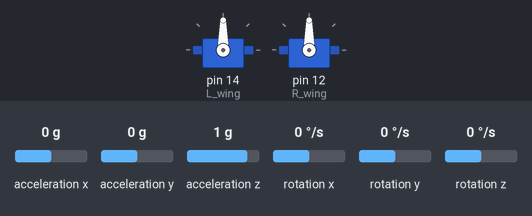
A sketch run on a simulated Arduino Uno, built with avr-gcc and run on an emulated ATmega328P. Shown: 2 × servo. The inputs (shaded band) are chosen by the test bench; at power-on: acceleration x 0 g, acceleration z 1 g, acceleration y 0 g, rotation x 0 °/s, rotation y 0 °/s, rotation z 0 °/s.

Above: at 2.2 s.
2.3 s: acceleration x set to 0.2 g
At 2.44 s:
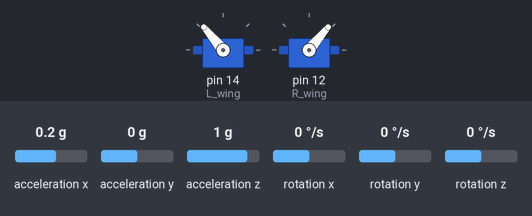
5.3 s: acceleration z set to 0.1 g
6.8 s: acceleration z set to -0.2 g
At 6.94 s:
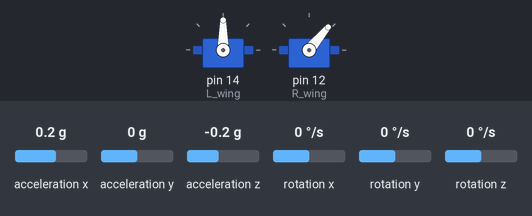
9.8 s: acceleration x set to 0 g
At 10.32 s:
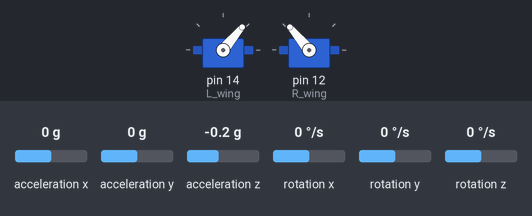
12.8 s: acceleration y set to -1.4 g
Timing chart, 0 to 16.8 s (numbered marks = the images above; inputs shaded):
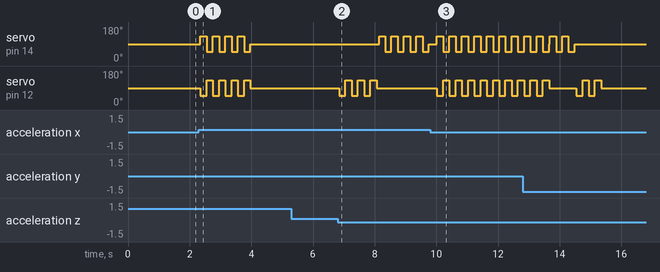

Measured:
- the behaviour switches between 0 and 0.1 g on acceleration x (found by bisection; images 0 and 1)
- the behaviour switches between 0 and -0.1 g on acceleration z (found by bisection; images 1 and 2)
- after the input at 2.3 s, servo on pin 14 (L_wing): 90° → 130° after 0.05 s, then repeats every 0.40 s: 50° 0.20 s, 130° 0.20 s, until it stays 90° from 4.0 s; servo on pin 12 (R_wing): 90° → 50° after 0.05 s, then repeats every 0.40 s: 130° 0.20 s, 50° 0.20 s, until it stays 90° from 4.0 s
- after the input at 5.3 s, every drawn part: stays the same
- after the input at 6.8 s, servo on pin 14 (L_wing): 90° → 130° after 1.3 s, then repeats every 0.40 s: 50° 0.20 s, 130° 0.20 s; servo on pin 12 (R_wing): 90° → 50° after 0.05 s, then repeats every 0.40 s: 130° 0.20 s, 50° 0.20 s, until it stays 90° from 8.1 s
- after the input at 9.8 s, servo on pin 14 (L_wing), servo on pin 12 (R_wing): alternates 130° for 0.20 s and 50° for 0.20 s, starting after 0.22 s

The sketch:

ESP_Anglewing.ino
```cpp
#include "I2Cdev.h"
#include "MPU6050.h"
#include "Wire.h"
#include <Servo.h>

Servo L_wing;
Servo R_wing;

MPU6050 accelgyro;
#define OUTPUT_READABLE_ACCELGYRO

int16_t ax, ay, az;
int16_t gx, gy, gz;
float p_angle, r_angle, rollAcc, pitchAcc, gyroXrate;
float P_CompCoeff = 0.95;
unsigned long time_prev;

void readMPU();
void wing_swing();

void setup() {
  Wire.begin();
  Serial.begin(38400);

  accelgyro.initialize();

  L_wing.attach(14);
  R_wing.attach(12);
  delay(1000);
    readMPU();

}

void loop() {
  readMPU();

  L_wing.write(90); //center
  R_wing.write(90); //center

  //  L_wing.write(130); //forward
  //  R_wing.write(50); //forward
  //  L_wing.write(50); //backward
  //  R_wing.write(130); //backward

  while (p_angle > 20 && p_angle < 30 ) {
    readMPU();
    L_wing.write(130);
    R_wing.write(50);
    delay(200);
    L_wing.write(50);
    R_wing.write(130);
    delay(200);
  }
  while (r_angle > 100 && r_angle < 110) {
    readMPU();
    L_wing.write(130);
    R_wing.write(90);
    delay(200);
    L_wing.write(50);
    R_wing.write(90);
    delay(200);
  }
  while (r_angle > 40 && r_angle < 50) {
    readMPU();
    L_wing.write(90);
    R_wing.write(50);
    delay(200);
    L_wing.write(90);
    R_wing.write(130);
    delay(200);
  }
}

void readMPU()  {
  unsigned long time_now = millis();
  if (time_now - time_prev >= 10)
  {
    time_prev = time_now;
    accelgyro.getMotion6(&ax, &ay, &az, &gx, &gy, &gz);

    p_angle += (((float)gz / 16.4f) * (-0.01f));
    float pitchAcc = atan2(ax, ay) * RAD_TO_DEG; //(float)22/7; //RAD_TO_DEG
    p_angle = P_CompCoeff * p_angle + (1.0f - P_CompCoeff) * pitchAcc;

    r_angle += ((gx / 16.4f) * (0.01f));
    float rollAcc = atan2(ay, az) * RAD_TO_DEG;
    r_angle = P_CompCoeff * r_angle + (1.0f - P_CompCoeff) * rollAcc;

//    Serial.print(r_angle);
//    Serial.print("\t");
//    Serial.println(p_angle);
  }
}
void wing_swing()  {
  L_wing.write(0);
  R_wing.write(0);
}
void wing_Lswing()  {
  L_wing.write(0);
  R_wing.write(0);
}
void wing_Rswing()  {
  L_wing.write(0);
  R_wing.write(0);
}
```
